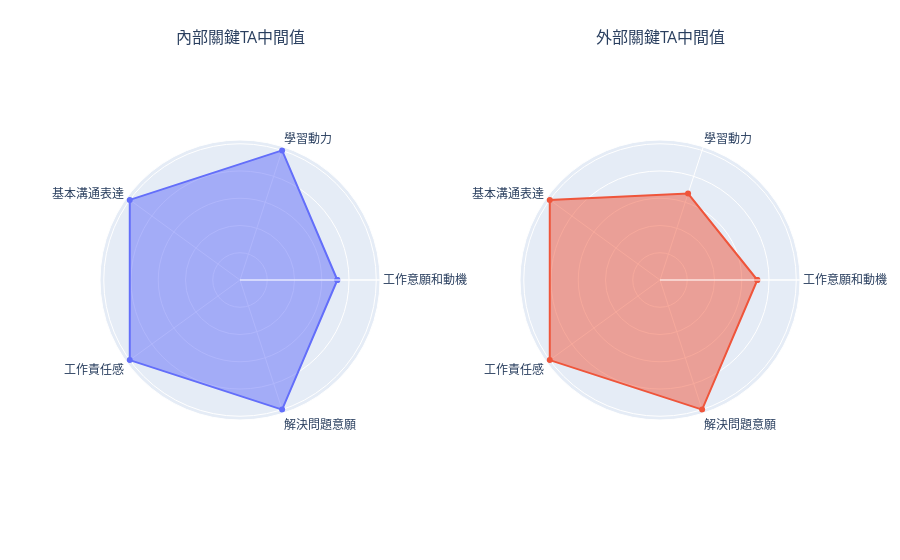

The notebook cell saved with this chart:
### Code cell
print("內部中間值 vs. 外部中間值") 
radar_df = pd.concat([get_median_df(inside_ta_df, ta=True), get_median_df(outside_ta_df, ta=True, outside=True)], axis=0, ignore_index= True)
generate_radar_charts(radar_df, radar_features, charts_per_row=2)

### Figure 1 — Plotly figure (JSON) as saved in the notebook; plotly's stock layout.template omitted (floating-point values rounded to 4 significant figures)
{"data": [{"fill": "toself", "name": "內部關鍵TA中間值", "r": [0.7143, 1, 1, 1, 1, 0.7143], "showlegend": false, "subplot": "polar", "theta": ["工作意願和動機", "學習動力", "基本溝通表達", "工作責任感", "解決問題意願", "工作意願和動機"], "type": "scatterpolar"}, {"fill": "toself", "name": "外部關鍵TA中間值", "r": [0.7143, 0.6667, 1, 1, 1, 0.7143], "showlegend": false, "subplot": "polar2", "theta": ["工作意願和動機", "學習動力", "基本溝通表達", "工作責任感", "解決問題意願", "工作意願和動機"], "type": "scatterpolar"}], "layout": {"annotations": [{"font": {"size": 16}, "showarrow": false, "text": "內部關鍵TA中間值", "x": 0.2, "xanchor": "center", "xref": "paper", "y": 1, "yanchor": "bottom", "yref": "paper"}, {"font": {"size": 16}, "showarrow": false, "text": "外部關鍵TA中間值", "x": 0.8, "xanchor": "center", "xref": "paper", "y": 1, "yanchor": "bottom", "yref": "paper"}], "autosize": true, "margin": {"b": 50, "l": 100, "r": 100, "t": 50}, "polar": {"angularaxis": {"type": "category"}, "domain": {"x": [0, 0.4], "y": [0, 1]}, "radialaxis": {"autorange": true, "range": [0, 1.021], "showticklabels": false, "type": "linear"}}, "polar2": {"angularaxis": {"type": "category"}, "domain": {"x": [0.6, 1], "y": [0, 1]}, "radialaxis": {"autorange": true, "range": [0, 1.021], "showticklabels": false, "type": "linear"}}}}
